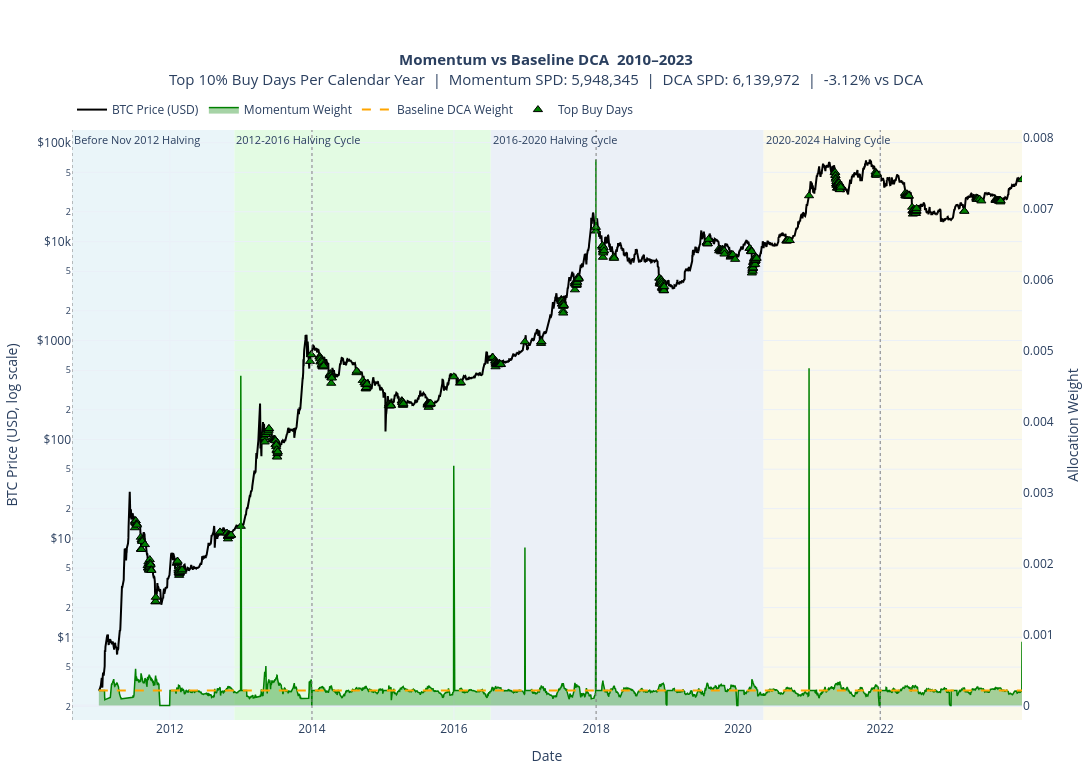

The notebook cell this image was saved under:
### Code cell
cols = plots.StrategyColumns(
    weight="momentum_weight",
    spd="sats_per_dollar_dynamic",
    sats_accum="sats_accum_dynamic",
)

# Full period
full_plot = plots.plot_strategy_full_period(plot_df, cols, "Momentum", ("2010-08-16", "2023-12-31"))
plt.show()

### Figure 1 — Plotly figure (JSON) as saved in the notebook; plotly's stock layout.template omitted (floating-point values rounded to 4 significant figures; data arrays with more than 128 entries replaced by an {"elided": "..."} marker saying what was removed)
{"data": [{"customdata": {"elided": "4745x8 mixed values"}, "hovertemplate": "<b>Date</b>: %{x|%Y-%m-%d}<br><b>Year</b>: %{customdata[0]}<br><b>Cycle</b>: %{customdata[1]}<br><b>BTC Price</b>: $%{y:,.2f}<br><b>Momentum Weight</b>: %{customdata[2]:.8f}<br><b>DCA Weight</b>: %{customdata[3]:.8f}<br><b>Momentum sats/$</b>: %{customdata[4]:,.2f}<br><b>DCA sats/$</b>: %{customdata[5]:,.2f}<br><b>Momentum sats accum.</b>: %{customdata[6]:,.2f}<br><b>DCA sats accum.</b>: %{customdata[7]:,.2f}<extra></extra>", "line": {"color": "black", "width": 2}, "mode": "lines", "name": "BTC Price (USD)", "type": "scatter", "x": {"elided": "4745 str values"}, "y": {"elided": "4745 float values"}, "yaxis": "y"}, {"customdata": {"elided": "4745x5 mixed values"}, "fill": "tozeroy", "fillcolor": "rgba(0, 128, 0, 0.35)", "hovertemplate": "<b>Date</b>: %{x|%Y-%m-%d}<br><b>Year</b>: %{customdata[0]}<br><b>Cycle</b>: %{customdata[1]}<br><b>Momentum Weight</b>: %{y:.8f}<br><b>BTC Price</b>: $%{customdata[2]:,.2f}<br><b>Momentum sats/$</b>: %{customdata[3]:,.2f}<br><b>Momentum sats accum.</b>: %{customdata[4]:,.2f}<extra></extra>", "line": {"color": "green", "width": 1.5}, "mode": "lines", "name": "Momentum Weight", "type": "scatter", "x": {"elided": "4745 str values"}, "y": {"elided": "4745 float values"}, "yaxis": "y2"}, {"customdata": {"elided": "4745x5 mixed values"}, "hovertemplate": "<b>Date</b>: %{x|%Y-%m-%d}<br><b>Year</b>: %{customdata[0]}<br><b>Cycle</b>: %{customdata[1]}<br><b>DCA Weight</b>: %{y:.8f}<br><b>BTC Price</b>: $%{customdata[2]:,.2f}<br><b>DCA sats/$</b>: %{customdata[3]:,.2f}<br><b>DCA sats accum.</b>: %{customdata[4]:,.2f}<extra></extra>", "line": {"color": "orange", "dash": "dash", "width": 2}, "mode": "lines", "name": "Baseline DCA Weight", "type": "scatter", "x": {"elided": "4745 str values"}, "y": {"elided": "4745 float values"}, "yaxis": "y2"}, {"customdata": {"elided": "481x3 float values"}, "hovertemplate": "<b>Top Buy Date</b>: %{x|%Y-%m-%d}<br><b>Year</b>: %{customdata[0]}<br><b>BTC Price</b>: $%{y:,.2f}<br><b>Momentum Weight</b>: %{customdata[1]:.8f}<br><b>Year Threshold</b>: %{customdata[2]:.8f}<extra></extra>", "marker": {"color": "green", "line": {"color": "black", "width": 1}, "size": 8, "symbol": "triangle-up"}, "mode": "markers", "name": "Top Buy Days", "type": "scatter", "x": {"elided": "481 str values"}, "y": {"elided": "481 float values"}, "yaxis": "y"}], "layout": {"annotations": [{"font": {"size": 11}, "showarrow": false, "text": "Before Nov 2012 Halving", "x": "2010-08-16T00:00:00", "xanchor": "left", "xref": "x", "y": 1, "yanchor": "top", "yref": "y domain"}, {"font": {"size": 11}, "showarrow": false, "text": "2012-2016 Halving Cycle", "x": "2012-11-28T00:00:00", "xanchor": "left", "xref": "x", "y": 1, "yanchor": "top", "yref": "y domain"}, {"font": {"size": 11}, "showarrow": false, "text": "2016-2020 Halving Cycle", "x": "2016-07-09T00:00:00", "xanchor": "left", "xref": "x", "y": 1, "yanchor": "top", "yref": "y domain"}, {"font": {"size": 11}, "showarrow": false, "text": "2020-2024 Halving Cycle", "x": "2020-05-11T00:00:00", "xanchor": "left", "xref": "x", "y": 1, "yanchor": "top", "yref": "y domain"}], "height": 780, "hovermode": "x unified", "legend": {"orientation": "h", "x": 0, "xanchor": "left", "y": 1.01, "yanchor": "bottom"}, "margin": {"b": 60, "l": 70, "r": 70, "t": 130}, "shapes": [{"fillcolor": "rgba(173, 216, 230, 0.25)", "layer": "below", "line": {"width": 0}, "opacity": 1, "type": "rect", "x0": "2010-08-16T00:00:00", "x1": "2012-11-27T00:00:00", "xref": "x", "y0": 0, "y1": 1, "yref": "y domain"}, {"fillcolor": "rgba(144, 238, 144, 0.25)", "layer": "below", "line": {"width": 0}, "opacity": 1, "type": "rect", "x0": "2012-11-28T00:00:00", "x1": "2016-07-08T00:00:00", "xref": "x", "y0": 0, "y1": 1, "yref": "y domain"}, {"fillcolor": "rgba(176, 196, 222, 0.25)", "layer": "below", "line": {"width": 0}, "opacity": 1, "type": "rect", "x0": "2016-07-09T00:00:00", "x1": "2020-05-10T00:00:00", "xref": "x", "y0": 0, "y1": 1, "yref": "y domain"}, {"fillcolor": "rgba(238, 232, 170, 0.25)", "layer": "below", "line": {"width": 0}, "opacity": 1, "type": "rect", "x0": "2020-05-11T00:00:00", "x1": "2023-12-31T00:00:00", "xref": "x", "y0": 0, "y1": 1, "yref": "y domain"}, {"line": {"color": "gray", "dash": "dot", "width": 1}, "type": "line", "x0": "2010-08-16T00:00:00", "x1": "2010-08-16T00:00:00", "xref": "x", "y0": 0, "y1": 1, "yref": "y domain"}, {"line": {"color": "gray", "dash": "dot", "width": 1}, "type": "line", "x0": "2014-01-01T00:00:00", "x1": "2014-01-01T00:00:00", "xref": "x", "y0": 0, "y1": 1, "yref": "y domain"}, {"line": {"color": "gray", "dash": "dot", "width": 1}, "type": "line", "x0": "2018-01-01T00:00:00", "x1": "2018-01-01T00:00:00", "xref": "x", "y0": 0, "y1": 1, "yref": "y domain"}, {"line": {"color": "gray", "dash": "dot", "width": 1}, "type": "line", "x0": "2022-01-01T00:00:00", "x1": "2022-01-01T00:00:00", "xref": "x", "y0": 0, "y1": 1, "yref": "y domain"}], "title": {"font": {"size": 15}, "text": "<b>Momentum vs Baseline DCA  2010–2023</b><br>Top 10% Buy Days Per Calendar Year  |  Momentum SPD: 5,948,345  |  DCA SPD: 6,139,972  |  -3.12% vs DCA", "x": 0.5}, "width": 1450, "xaxis": {"range": ["2010-08-16T00:00:00", "2023-12-31T00:00:00"], "showgrid": true, "title": {"text": "Date"}}, "yaxis": {"showgrid": true, "side": "left", "tickprefix": "$", "title": {"text": "BTC Price (USD, log scale)"}, "type": "log"}, "yaxis2": {"overlaying": "y", "showgrid": false, "side": "right", "title": {"text": "Allocation Weight"}}}}
